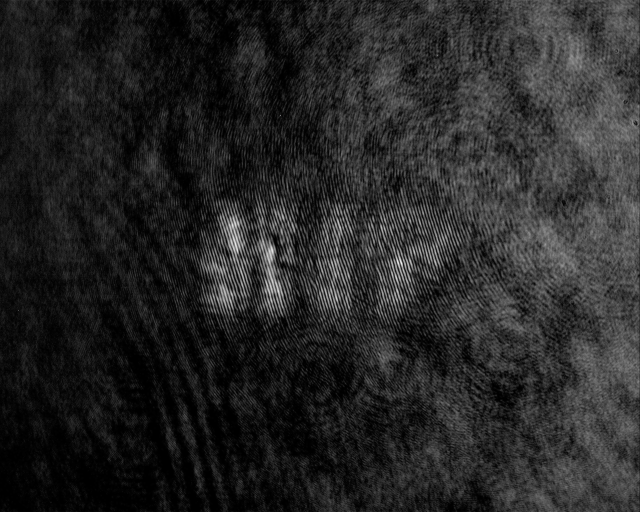
%> input picture Activity 2/NIP_hologram.bmp, 1280 x 1024 px (shown at 1/2 size)
$ octave Hologram_csshifting.m   (GNU Octave 9; MATLAB toolbox functions it lacks are replaced by stand-ins)
%> lines starting %> are read from the running program, lines starting %| are printed output that depends on the picture; in (x1, y1, x2, y2) boxes, pixels count from 0 and x2, y2 are one past the last pixel; in counts of white or black regions, pixels touching at a corner belong together; the program's own positions count from 1
%Digital hologram reconstruction using RS convolution method
%NIP, Applied Optics

clear all; close all;

hologram=imread('NIP_hologram.bmp'); % sample experimental digital hologram
%> hologram is the input picture: size 1024x1280 uint8; min 0, max 255, mean 38.8

hologram=double(hologram);
%> hologram: size 1024x1280 double
ss=1024;
hologram=hologram(1:ss,1:ss);
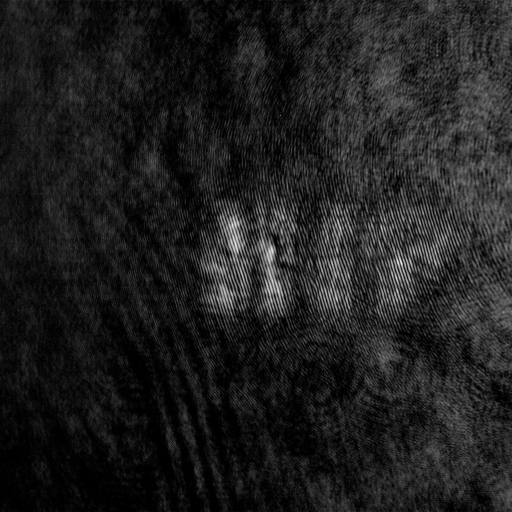
%> hologram: size 1024x1024 double (shown at 1/2 size); min 0, max 255, mean 31
X=ss; Y=ss; M=ss; N=ss;
[x,y]=meshgrid(-M/2:M/2-1,-N/2:N/2-1);

lambda=0.633e-6;   %reconstruction wavelength
delx=5.2e-6; % pixel size of camera
dely=5.2e-6;

ph0=hologram; % display
mi=min(min(ph0));
%> mi = 0
ph0=ph0-mi;
fact=256/(max(max(ph0)));
%> fact = 1
ph1=ph0*fact;
figure,
subplot(3,5,1);
image((ph1)),colormap(gray(256));title('Digital Hologram');
daspect([1 1 1])
set(gca,'XTick',[], 'YTick', [])

vv=['digital hologram.tif'];
recowu=uint8(ph0);
imwrite(recowu,vv,'tif');

%% Filtering Process to remove the DC component

holo_spectrum=fftshift(fft2(hologram)); %in fourier space, centered axis
r=30;                                    %% set DC filter radius (size of filter window at the center of frequency plane)

holo_spectrum((((X/2)+0)-r):(((X/2)+0)+r),(((Y/2)+0)-r):(((Y/2)+0)+r))=0;

ph0=abs(holo_spectrum); % display
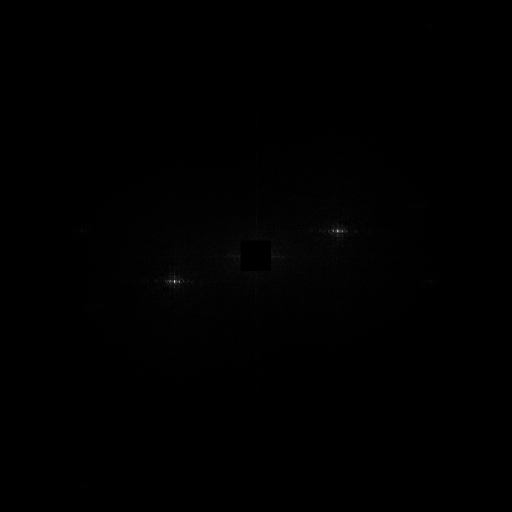
%> ph0: size 1024x1024 double (shown at 1/2 size); min 0, max 2061825.2, mean 7735.5; drawn with min black and max white
mi=min(min(ph0));
ph0=ph0-mi;
fact=256/(max(max(ph0)));
%> fact = 0.000124
ph1=ph0*fact;
%figure,
subplot(3,5,2);
image((ph1)),colormap(gray(256));title('DC filtering');
daspect([1 1 1])
set(gca,'XTick',[], 'YTick', [])

vv=['DCfiltering.tif'];
recowu=uint8(ph0);
imwrite(recowu,vv,'tif');


 %% Center shifting the dominant spectral component to remove the Carrier Frequency and twin image removal

holo_spectrum_shifted=zeros(ss);  % create a zero array
yc=676; %                         %%%% locate the carrier frequency, coordinates of the center of dominant spectral component (choose 1, of the twins)
xc=464;
% [6 lines of commented-out code are left out]

del2=10;                         %%%set the range of frequency (size of window) to be shifted to center

%%%%% Shifted spectrum, embed the extracted frequencies (of the hologram) onto the center of the zero array
holo_spectrum_shifted((((X/2)+0)-del2):(((X/2)+0)+del2),(((Y/2)+0)-del2):(((Y/2)+0)+del2))=holo_spectrum(xc-del2:xc+del2,yc-del2:yc+del2);
holo_spectrum=holo_spectrum_shifted;

ph0=abs(holo_spectrum); %display of center shifted spectrum
mi=min(min(ph0));
ph0=ph0-mi;
fact=256/(max(max(ph0)));
ph1=ph0*fact;
%figure,
subplot(3,5,3);
image((ph1)),colormap(gray(256)); title('Center-shifting');
daspect([1 1 1])
set(gca,'XTick',[], 'YTick', [])

vv=['center shifting.tif'];
recowu=uint8(ph0);
%> recowu: size 1024x1024 uint8; 0.04% white; 1 white region, box (x1, y1, x2, y2) and area: (501, 501, 522, 522) 441
imwrite(recowu,vv,'tif');

%%
%   for d=0.05:.03:0.17   %% reconstruction distance

for d=.11   %% reconstruction distance
    Transfer_fn_RSconvol = exp((j*2*pi*(d)/lambda)*sqrt(1-(lambda/delx*x/M).^2-(lambda/dely*y/N).^2));
    output_field=ifft2(ifftshift(holo_spectrum.*Transfer_fn_RSconvol));

    Amplitude_of_reconstructed_field=abs(output_field).^2;
    Phase_of_reconstructed_field=angle(output_field);

    ph0=Phase_of_reconstructed_field; %display
    %figure,
    subplot(3,5,4);
    colormap(gray(256));
    title({'Phase of', 'Reconstructed Wave'});
    imagesc(ph0);
    daspect([1 1 1])
    set(gca,'XTick',[], 'YTick', [])

    vv=['output_phase.tif'];
    recowu=uint8(ph0);
    imwrite(recowu,vv,'tif');


    ph0=Amplitude_of_reconstructed_field;  %display
    %figure,
    subplot(3,5,5);
    colormap(gray(256));
    title('Amplitude of Reconstructed Wave');
    imagesc(ph0);
    daspect([1 1 1])
    set(gca,'XTick',[], 'YTick', [])

    vv=['output_ampl.png'];
    imwrite(recowu,vv,'png');

end
%> this loop made 1 pass
%> pass 1, `recowu=uint8(ph0);`:
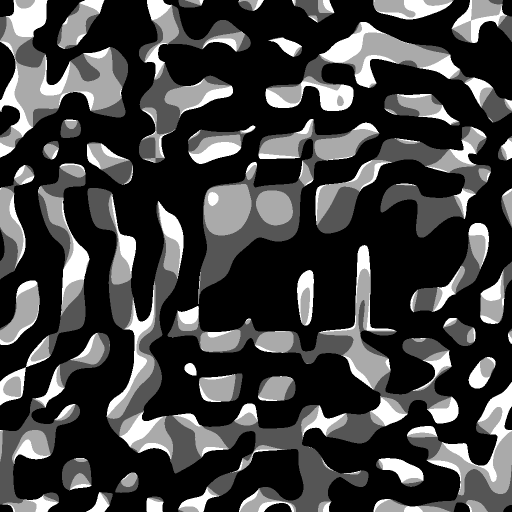
%> recowu: size 1024x1024 uint8 (shown at 1/2 size); min 0, max 3, mean 0.757; drawn with min black and max white


lambda=0.633e-6;   %reconstruction wavelength
delx=5.2e-6; % pixel size of camera
dely=5.2e-6;

ph0=hologram; % display
mi=min(min(ph0));
ph0=ph0-mi;
fact=256/(max(max(ph0)));
%> fact = 1
ph1=ph0*fact;
%figure,
subplot(3,5,6);
image((ph1)),colormap(gray(256));title('Digital Hologram');
daspect([1 1 1])
set(gca,'XTick',[], 'YTick', [])

vv=['digital hologram.tif'];
recowu=uint8(ph0);
imwrite(recowu,vv,'tif');

%% Filtering Process to remove the DC component

holo_spectrum=fftshift(fft2(hologram)); %in fourier space, centered axis
r=30;                                    %% set DC filter radius (size of filter window at the center of frequency plane)

holo_spectrum((((X/2)+0)-r):(((X/2)+0)+r),(((Y/2)+0)-r):(((Y/2)+0)+r))=0;

ph0=abs(holo_spectrum); % display
mi=min(min(ph0));
ph0=ph0-mi;
fact=256/(max(max(ph0)));
%> fact = 0.000124
ph1=ph0*fact;
%figure,
subplot(3,5,7);
image((ph1)),colormap(gray(256));title('DC filtering');
daspect([1 1 1])
set(gca,'XTick',[], 'YTick', [])

vv=['DCfiltering.tif'];
recowu=uint8(ph0);
imwrite(recowu,vv,'tif');


 %% Center shifting the dominant spectral component to remove the Carrier Frequency and twin image removal

holo_spectrum_shifted=zeros(ss);  % create a zero array
yc=676; %                         %%%% locate the carrier frequency, coordinates of the center of dominant spectral component (choose 1, of the twins)
xc=464;
% [6 lines of commented-out code are left out]

del2=50;                         %%%set the range of frequency (size of window) to be shifted to center

%%%%% Shifted spectrum, embed the extracted frequencies (of the hologram) onto the center of the zero array
holo_spectrum_shifted((((X/2)+0)-del2):(((X/2)+0)+del2),(((Y/2)+0)-del2):(((Y/2)+0)+del2))=holo_spectrum(xc-del2:xc+del2,yc-del2:yc+del2);
holo_spectrum=holo_spectrum_shifted;

ph0=abs(holo_spectrum); %display of center shifted spectrum
mi=min(min(ph0));
ph0=ph0-mi;
fact=256/(max(max(ph0)));
ph1=ph0*fact;
%figure,
subplot(3,5,8);
image((ph1)),colormap(gray(256)); title('Center-shifting');
daspect([1 1 1])
set(gca,'XTick',[], 'YTick', [])

vv=['center shifting.tif'];
recowu=uint8(ph0);
imwrite(recowu,vv,'tif');

%%
%   for d=0.05:.03:0.17   %% reconstruction distance

for d=.11   %% reconstruction distance
    Transfer_fn_RSconvol = exp((j*2*pi*(d)/lambda)*sqrt(1-(lambda/delx*x/M).^2-(lambda/dely*y/N).^2));
    output_field=ifft2(ifftshift(holo_spectrum.*Transfer_fn_RSconvol));

    Amplitude_of_reconstructed_field=abs(output_field).^2;
    Phase_of_reconstructed_field=angle(output_field);

    ph0=Phase_of_reconstructed_field; %display
    %figure,
    subplot(3,5,9);
    colormap(gray(256));
    title({'Phase of', 'Reconstructed Wave'});
    imagesc(ph0);
    daspect([1 1 1])
    set(gca,'XTick',[], 'YTick', [])

    vv=['output_phase.tif'];
    recowu=uint8(ph0);
    imwrite(recowu,vv,'tif');


    ph0=Amplitude_of_reconstructed_field;  %display
    %figure,
    subplot(3,5,10);
    colormap(gray(256));
    title('Amplitude of Reconstructed Wave');
    imagesc(ph0);
    daspect([1 1 1])
    set(gca,'XTick',[], 'YTick', [])

    vv=['output_ampl.png'];
    imwrite(recowu,vv,'png');

end
%> this loop made 1 pass
%> pass 1, `Phase_of_reconstructed_field=angle(output_field);`:
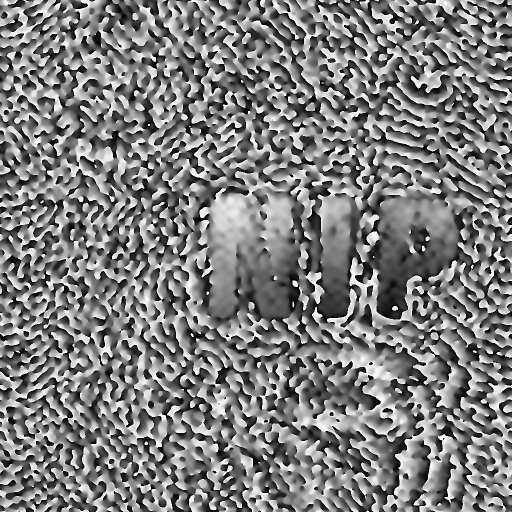
%> Phase_of_reconstructed_field: size 1024x1024 double (shown at 1/2 size); min -3.14, max 3.14, mean -0.0287; drawn with min black and max white
%> pass 1, `recowu=uint8(ph0);`:
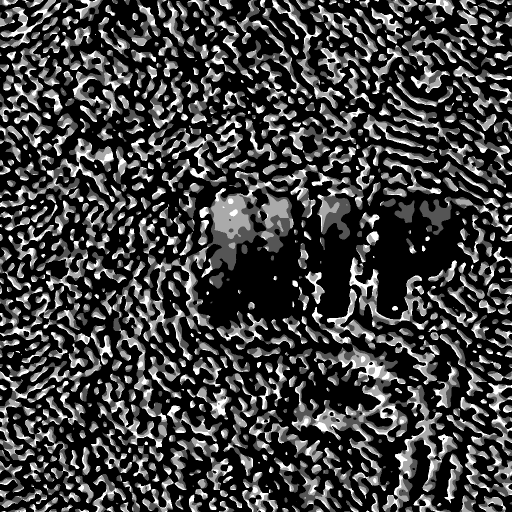
%> recowu: size 1024x1024 uint8 (shown at 1/2 size); min 0, max 3, mean 0.754; drawn with min black and max white

lambda=0.633e-6;   %reconstruction wavelength
delx=5.2e-6; % pixel size of camera
dely=5.2e-6;

ph0=hologram; % display
mi=min(min(ph0));
ph0=ph0-mi;
fact=256/(max(max(ph0)));
%> fact = 1
ph1=ph0*fact;
%figure,
subplot(3,5,11);
image((ph1)),colormap(gray(256));title('Digital Hologram');
daspect([1 1 1])
set(gca,'XTick',[], 'YTick', [])

vv=['digital hologram.tif'];
recowu=uint8(ph0);
imwrite(recowu,vv,'tif');

%% Filtering Process to remove the DC component

holo_spectrum=fftshift(fft2(hologram)); %in fourier space, centered axis
r=30;                                    %% set DC filter radius (size of filter window at the center of frequency plane)

holo_spectrum((((X/2)+0)-r):(((X/2)+0)+r),(((Y/2)+0)-r):(((Y/2)+0)+r))=0;

ph0=abs(holo_spectrum); % display
mi=min(min(ph0));
ph0=ph0-mi;
fact=256/(max(max(ph0)));
%> fact = 0.000124
ph1=ph0*fact;
%figure,
subplot(3,5,12);
image((ph1)),colormap(gray(256));title('DC filtering');
daspect([1 1 1])
set(gca,'XTick',[], 'YTick', [])

vv=['DCfiltering.tif'];
recowu=uint8(ph0);
imwrite(recowu,vv,'tif');


 %% Center shifting the dominant spectral component to remove the Carrier Frequency and twin image removal

holo_spectrum_shifted=zeros(ss);  % create a zero array
yc=676; %                         %%%% locate the carrier frequency, coordinates of the center of dominant spectral component (choose 1, of the twins)
xc=464;
% [6 lines of commented-out code are left out]

del2=100;                         %%%set the range of frequency (size of window) to be shifted to center

%%%%% Shifted spectrum, embed the extracted frequencies (of the hologram) onto the center of the zero array
holo_spectrum_shifted((((X/2)+0)-del2):(((X/2)+0)+del2),(((Y/2)+0)-del2):(((Y/2)+0)+del2))=holo_spectrum(xc-del2:xc+del2,yc-del2:yc+del2);
holo_spectrum=holo_spectrum_shifted;

ph0=abs(holo_spectrum); %display of center shifted spectrum
mi=min(min(ph0));
ph0=ph0-mi;
fact=256/(max(max(ph0)));
ph1=ph0*fact;
%figure,
subplot(3,5,13);
image((ph1)),colormap(gray(256)); title('Center-shifting');
daspect([1 1 1])
set(gca,'XTick',[], 'YTick', [])

vv=['center shifting.tif'];
recowu=uint8(ph0);
imwrite(recowu,vv,'tif');

%%
%   for d=0.05:.03:0.17   %% reconstruction distance

for d=.11   %% reconstruction distance
    Transfer_fn_RSconvol = exp((j*2*pi*(d)/lambda)*sqrt(1-(lambda/delx*x/M).^2-(lambda/dely*y/N).^2));
    output_field=ifft2(ifftshift(holo_spectrum.*Transfer_fn_RSconvol));

    Amplitude_of_reconstructed_field=abs(output_field).^2;
    Phase_of_reconstructed_field=angle(output_field);

    ph0=Phase_of_reconstructed_field; %display
    %figure,
    subplot(3,5,14);
    colormap(gray(256));
    title({'Phase of', 'Reconstructed Wave'});
    imagesc(ph0);
    daspect([1 1 1])
    set(gca,'XTick',[], 'YTick', [])

    vv=['output_phase.tif'];
    recowu=uint8(ph0);
    imwrite(recowu,vv,'tif');


    ph0=Amplitude_of_reconstructed_field;  %display
    %figure,
    subplot(3,5,15);
    colormap(gray(256));
    title('Amplitude of Reconstructed Wave');
    imagesc(ph0);
    daspect([1 1 1])
    set(gca,'XTick',[], 'YTick', [])

    vv=['output_ampl.png'];
    imwrite(recowu,vv,'png');

end
%> this loop made 1 pass
%> pass 1, `Phase_of_reconstructed_field=angle(output_field);`:
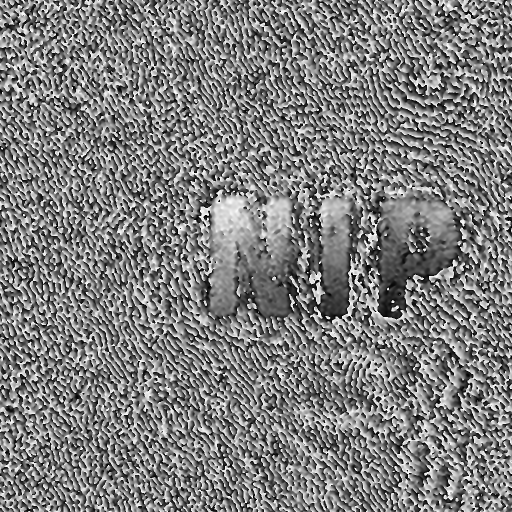
%> Phase_of_reconstructed_field: size 1024x1024 double (shown at 1/2 size); min -3.14, max 3.14, mean -0.0251; drawn with min black and max white
%> pass 1, `recowu=uint8(ph0);`:
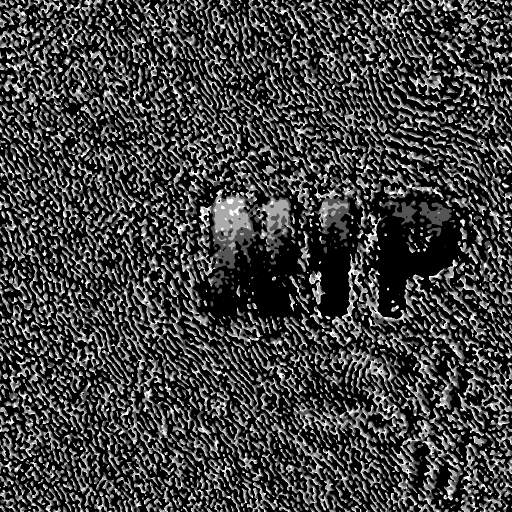
%> recowu: size 1024x1024 uint8 (shown at 1/2 size); min 0, max 3, mean 0.757; mean of the top-left, top-right, bottom-left and bottom-right quarters 0.808, 0.738, 0.756, 0.726; drawn with min black and max white

$ run again, with Activity 2/Dice_hologram.jpg saved as Activity 2/NIP_hologram.bmp
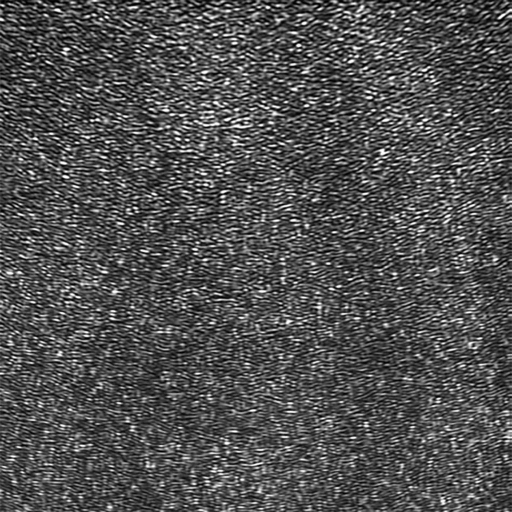
%> input picture Activity 2/Dice_hologram.jpg, 1024 x 1024 px (shown at 1/2 size)
%> hologram is the input picture: size 1024x1024x3 uint8; min 0, max 255, mean 80.9
%> mi = 0
%> `fact=256/(max(max(ph0)));`: fact = 1
%> `ph0=abs(holo_spectrum);`:
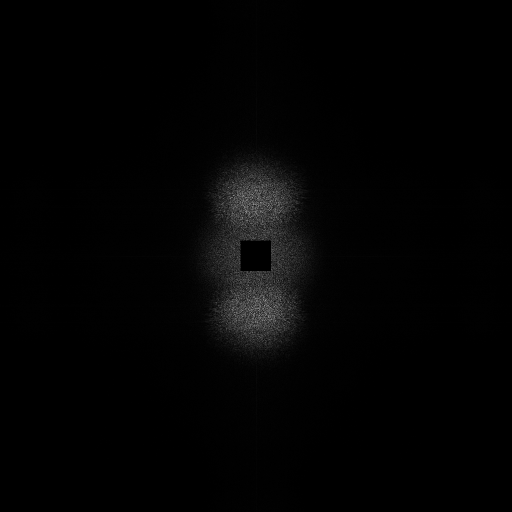
%> ph0: size 1024x1024 double (shown at 1/2 size); min 0, max 878626.3, mean 12944.4; drawn with min black and max white
%> `fact=256/(max(max(ph0)));`: fact = 0.000291
%> `fact=256/(max(max(ph0)));`: fact = 0.0129
%> `fact=256/(max(max(ph0)));`: fact = 1
%> `fact=256/(max(max(ph0)));`: fact = 0.000291
%> `fact=256/(max(max(ph0)));`: fact = 0.00235
%> `fact=256/(max(max(ph0)));`: fact = 1
%> `fact=256/(max(max(ph0)));`: fact = 0.000291
%> `fact=256/(max(max(ph0)));`: fact = 0.000571
%> the loop `for d=.11` made 1 pass
%> pass 1, `recowu=uint8(ph0);`:
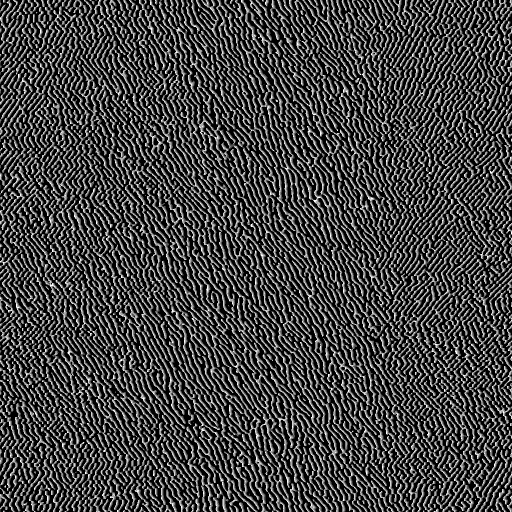
%> recowu: size 1024x1024 uint8 (shown at 1/2 size); min 0, max 3, mean 0.784; drawn with min black and max white
